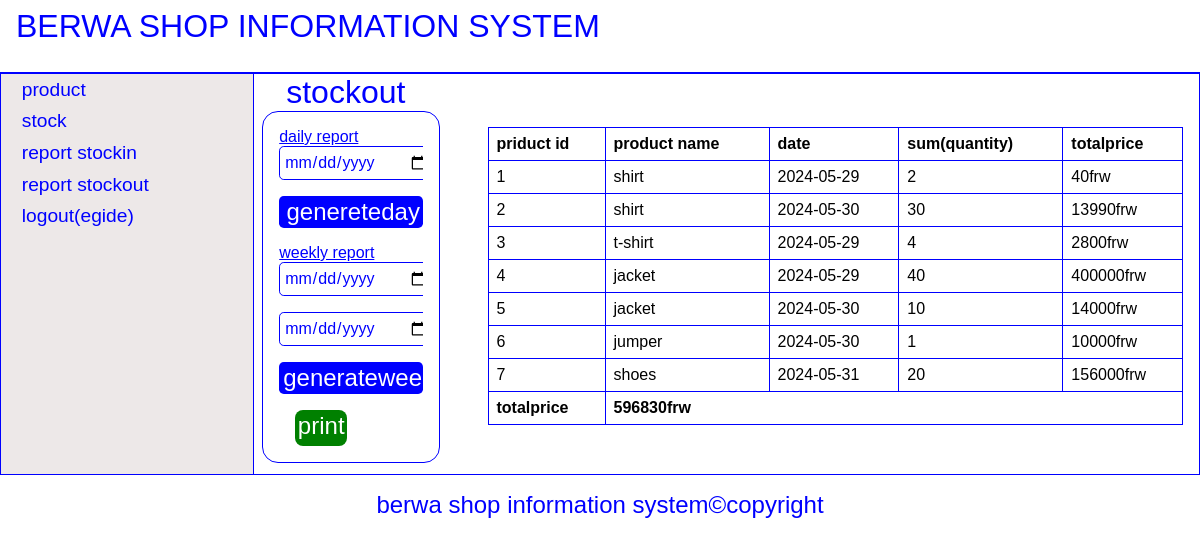
The app's page /php/home.php?repoout (signed in) with its own data.
### tables this page shows
CREATE TABLE `product` (
  `id` int(3) UNSIGNED ZEROFILL NOT NULL,
  `productname` varchar(30) NOT NULL
);

### php/stockout.php (the view, shortened to what this page needs)
<?php
include '../connect.php';
$select = $conn->query("select*,sum(totalprice),sum(quantity) from stockout ,product where product.id=stockout.pid
group by id,date");
$selecttot = $conn->query("select sum(totalprice) from stockout");
$tot = mysqli_fetch_array($selecttot);
?>
<!DOCTYPE html>
<html lang="en">
<head>
</head>
<body>
    <div class="head">stockout</div>
    <div class="report" >
    <form action="#" method="post">
            <p>
                <u>daily report</u>
                <input type="date" name="date" id="">
                <input type="submit" value="genereteday" name="gen">
            </p>
            <p>
                <u>weekly report</u>
                <input type="date" name="sdate" id="">
                <input type="date" name="edate" id="">
                <input type="submit" value="generateweek" name='gen'>
            </p>
            <div class="print">print</div>
        </form>
    </div>
    <div class="table" style='margin-left:23%'>
    <?php if(mysqli_num_rows($select)>0){?>
        <table  width='100px'>
            <tr>
                <th>priduct id </th>
                <th>product name</th>
                <th>date</th>
                <th>sum(quantity)</th>
                <th>totalprice</th>
            </tr>
            <?php $y=1; foreach($select as $x){?>
            <tr>
                <td><?=$y++?></td>
                <td><?=$x['productname']?></td>
                <td><?=$x['date']?></td>
                <td><?=$x['quantity']?></td>
                <td><?=$x['sum(totalprice)']?>frw</td>
            </tr>
            <?php }?>
            <tr>
                <th>totalprice</th>
                <th colspan="4"><?=$tot['sum(totalprice)']?>frw</th>
            </tr>
            </table>
            <?php }else echo "<h1>!!!!no result found</h1>"?>
     </div>
</body>
</html>

### css/style.css (style rules this page uses)
* { padding:0px; margin:0px; font-family: Arial, Helvetica, sans-serif; overflow: hidden; color: blue; }
.head { padding-left: 2pc; font-size: 2pc; text-decoration: double; }
.table { padding: 1pc; display: flex; max-height: 18pc; overflow-y: scroll; }
table { width:100%; border-collapse: collapse; border: solid blue solid; }
th { text-align: left; color: black; border: solid blue 1px; height: 2pc; padding-left: 0.5pc; }
td { height: 2pc; padding-left: 0.5pc; color: black; border: 1px solid blue; }
.report { position: absolute; margin:-2pc -4pc; }
.print { background-color: green; color: white; width: 3pc; padding: 2px; text-align: center; margin-left: 1pc; font-size: 1.5pc; border-radius: 0.5pc; height: 2pc; cursor: pointer; }

### css/form-table.css (style rules this page uses)
form { color: blue; background-color: white; width: 40%; border: 1px solid blue; display: flex; flex-direction: column; padding:1pc; margin:2pc 20%; border-radius: 1pc; animation: anm 1s }
input,select { width:100%; height:2pc; border: 1px solid blue; padding-left: 4px; outline: none; font-size: 1pc; border-radius: 0.3pc; margin-bottom: 1pc; }
input[type=submit] { background-color: blue; border: none; border-radius: 0.3pc; color: white; font-size: 1.5pc; }
.report { width:30%; }

### records on screen
product: productname "shirt", date "2024-05-29", quantity "2", sum "40", date "2024-05-30", quantity "30", sum "13990"
product: productname "t-shirt", date "2024-05-29", quantity "4", sum "2800"
product: productname "jacket", date "2024-05-29", quantity "40", sum "400000", date "2024-05-30", quantity "10", sum "14000"
product: productname "jumper", date "2024-05-30", quantity "1", sum "10000"
product: productname "shoes", date "2024-05-31", quantity "20", sum "156000"

### other values on screen
$_SESSION['username'] "egide"
$tot['sum(totalprice)'] "596830"
